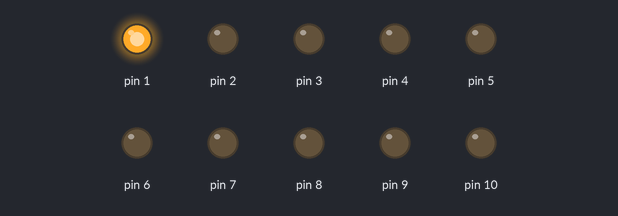
Bench run of a sketch on a simulated Arduino Uno, built with avr-gcc and run on an emulated ATmega328P. Shown: output pins drawn as LEDs (lit = HIGH).

Above: at 0.02 s.
At 0.37 s:
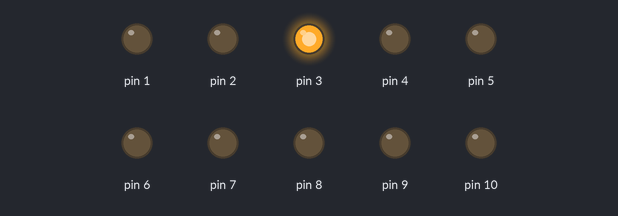
At 0.72 s:
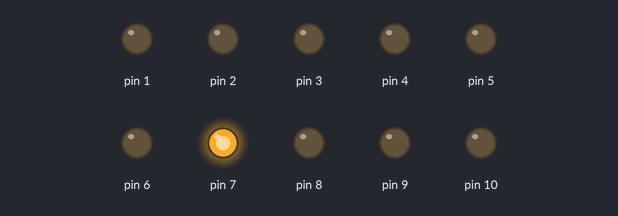
At 1.47 s:
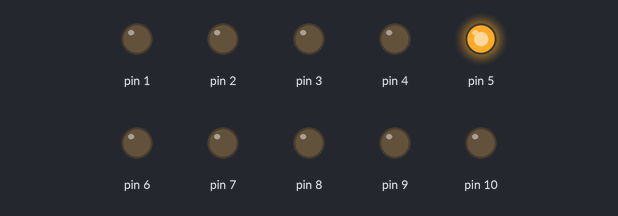
At 2.92 s:
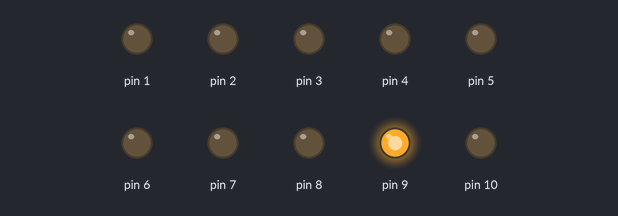
Timing chart, 0 to 3.2 s (numbered marks = the images above):
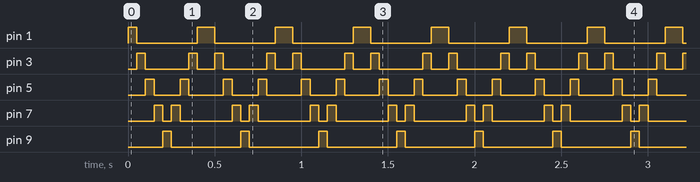

The sketch:

expt3_led_sequencing.ino
```cpp
void setup()
{
 pinMode(1,OUTPUT);
 pinMode(2,OUTPUT);
 pinMode(3,OUTPUT);
 pinMode(4,OUTPUT);
 pinMode(5,OUTPUT);
 pinMode(6,OUTPUT);
 pinMode(7,OUTPUT);
 pinMode(8,OUTPUT);
 pinMode(9,OUTPUT);
 pinMode(10,OUTPUT);
 digitalWrite(2,LOW);
 digitalWrite(4,LOW);
 digitalWrite(6,LOW);
 digitalWrite(8,LOW);
 digitalWrite(10,LOW);
}
void loop()
{
  digitalWrite(1,HIGH);
  delay(50);
  digitalWrite(1,LOW);
  digitalWrite(3,HIGH);
  delay(50);
  digitalWrite(3,LOW);
  digitalWrite(5,HIGH);
  delay(50);
  digitalWrite(5,LOW);
  digitalWrite(7,HIGH);
  delay(50);
  digitalWrite(7,LOW);
  digitalWrite(9,HIGH);
  delay(50);
  digitalWrite(9,LOW);
  digitalWrite(7,HIGH);
  delay(50);
  digitalWrite(7,LOW);
  digitalWrite(5,HIGH);
  delay(50);
  digitalWrite(5,LOW);
  digitalWrite(3,HIGH);
  delay(50);
  digitalWrite(3,LOW);
  digitalWrite(1,HIGH);
  delay(50);
  digitalWrite(1,LOW);


}
```

Measured:
- by itself, pin 1: alternates HIGH for 0.10 s and LOW for 0.35 s
- by itself, pin 3: repeats every 0.45 s: LOW 0.25 s, HIGH 0.05 s, LOW 0.10 s, HIGH 0.05 s
- by itself, pin 5: alternates HIGH for 0.05 s and LOW for 0.15 s
- by itself, pin 7: repeats every 0.45 s: LOW 0.05 s, HIGH 0.05 s, LOW 0.30 s, HIGH 0.05 s
- by itself, pin 9: alternates HIGH for 0.05 s and LOW for 0.40 s
